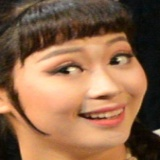
#> input picture data/face_database/刘思妤（饰杏儿）/07-20160609-戏剧场-话剧《样式雷》彩排 第2场-左起：王吉饰桃儿、刘思妤饰杏儿、王文杰饰桂枝儿、彭国斌饰雷廷昌-凌风_face_3.jpg, 160 x 160 px
$ python -i assess.py   (imports and definitions only)   (older library calls are emulated)
#> lines starting #> are read from the running program, lines starting #| are printed output that depends on the picture; after the words box and inside, x2 and y2 are one past the last pixel; in counts of white or black regions, pixels touching at a corner belong together
#> further down, picture is the input picture: shape (160, 160, 3); mean B, G, R 75.2, 103.4, 142.3
import cv2
import numpy as np


def assess_face_quality_optimized(face_image):
        """
        Enhanced face quality assessment optimized for theatrical photos
        Returns:
            float: Quality score (0.0-1.0) with stricter penalties for blur/darkness
        """
        if face_image is None or face_image.size == 0:
            return 0.3  # Lower baseline for invalid images
        try:
            # Convert to grayscale
            if len(face_image.shape) == 3:
                gray = cv2.cvtColor(face_image, cv2.COLOR_BGR2GRAY)
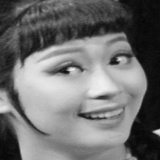
#> gray: shape (160, 160); min 5, max 240, mean 111.9
            else:
                gray = face_image

            height, width = gray.shape
#> height = 160; width = 160

            # 1. Improved Brightness Assessment (Stricter for stage photos)
            brightness = np.mean(gray)
#> brightness = 111.9
            # Stage photos often have dramatic lighting, so we're more forgiving but still penalize extremes
            if 35 <= brightness <= 225:
                brightness_score = 1.0
            elif 20 <= brightness <= 245:
                brightness_score = 0.7
            else:
                brightness_score = 0.2  # Severe penalty for very dark/bright faces

            # 2. Enhanced Sharpness Assessment (Multiple blur indicators)
            # Laplacian variance (primary blur detector)
            laplacian_var = cv2.Laplacian(gray, cv2.CV_64F).var()
#> laplacian_var = 203.4

            # FFT-based blur detection for more accurate assessment
            (h, w) = gray.shape
#> h = 160; w = 160
            (cX, cY) = (int(w / 2.0), int(h / 2.0))
#> cX = 80; cY = 80
            fft = np.fft.fft2(gray)
            fftShift = np.fft.fftshift(fft)

            # Create mask with radius for low-frequency removal
            mask = np.ones((h, w), dtype=np.uint8)
            cv2.circle(mask, (cX, cY), int(w/8), 0, -1)
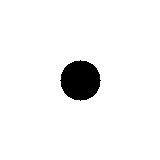
#> mask: shape (160, 160); values 0 (black) and 1 (white), 95.1% white; 1 black region, box (x1, y1, x2, y2) and area: (60, 60, 101, 101) 1257

            # Apply mask and compute magnitude spectrum
            fftShift *= mask
            fftMag = 20 * np.log(np.abs(fftShift) + 1e-8)
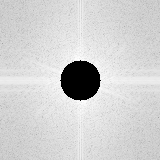
#> fftMag: shape (160, 160) float64; min -368.4, max 199.1, mean 95.9; drawn with min black and max white
            fft_score = np.mean(fftMag)
#> fft_score = 95.89

            # Combined blur assessment
            if laplacian_var > 150 and fft_score > 5.0:
                sharpness_score = 1.0  # In focus
            elif laplacian_var > 100 and fft_score > 4.0:
                sharpness_score = 0.75   # Moderately in focus
            elif laplacian_var > 50 and fft_score > 3.0:
                sharpness_score = 0.4   # Slightly out of focus
            else:
                sharpness_score = 0.2   # Severely blurred/out of focus

            # 3. Contrast Assessment (Important for theatrical photos)
            contrast = gray.std()
#> contrast = 68.31
            if contrast > 50:
                contrast_score = 1.0
            elif contrast > 40:
                contrast_score = 0.9
            elif contrast > 30:
                contrast_score = 0.7
            elif contrast > 20:
                contrast_score = 0.4
            else:
                contrast_score = 0.2  # Very flat image

            # 4. Noise detection (Stage photos may have grain)
            # Simple noise estimation using local variance
            kernel = np.ones((5,5), np.float32)/25
            smoothed = cv2.filter2D(gray, -1, kernel)
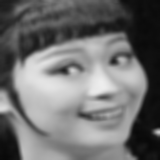
#> smoothed: shape (160, 160); min 8, max 237, mean 111.9
            noise = np.mean((gray - smoothed) ** 2)
#> noise = 30.08

            if noise < 100:
                noise_score = 1.0
            elif noise < 150:
                noise_score = 0.9
            elif noise < 200:
                noise_score = 0.75
            elif noise < 400:
                noise_score = 0.4
            else:
                noise_score = 0.3  # High noise likely means poor quality

            # 5. Weighted combination with emphasis on sharpness for theatrical context
            # In theater photography, focus is critical for character identification
            quality_score = (
                0.2 * brightness_score +
                0.4 * sharpness_score +    # Highest weight for sharpness
                0.1 * contrast_score +
                0.3 * noise_score
            )

            # Additional penalty for extremely low sharpness (common with out-of-focus background characters)
            if sharpness_score < 0.3:
                quality_score *= 0.7  # Extra penalty for very blurry faces

            return max(0.1, min(1.0, quality_score))  # Stricter bounds

        except Exception as e:
            print(f"Enhanced face quality assessment error: {e}")
            return 0.3  # Lower fallback score

# [49 lines left out: function assess_face_quality_simple, not called in this run]

>>> import cv2
>>> picture = cv2.imread('../../../data/face_database/刘思妤（饰杏儿）/07-20160609-戏剧场-话剧《样式雷》彩排 第2场-左起：王吉饰桃儿、刘思妤饰杏儿、王文杰饰桂枝儿、彭国斌饰雷廷昌-凌风_face_3.jpg')
>>> result = assess_face_quality_optimized(picture)
#> result = 1

$ run again, on data/face_database/刘思妤（饰杏儿）/13-20160609-戏剧场-话剧《样式雷》彩排 第4场-左起：刘思妤饰杏儿、王文杰饰桂枝儿、彭国斌饰雷廷昌-凌风_face_3.jpg
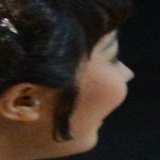
#> input picture data/face_database/刘思妤（饰杏儿）/13-20160609-戏剧场-话剧《样式雷》彩排 第4场-左起：刘思妤饰杏儿、王文杰饰桂枝儿、彭国斌饰雷廷昌-凌风_face_3.jpg, 160 x 160 px
#> picture is the input picture: shape (160, 160, 3); mean B, G, R 35.9, 43.8, 54.9
#> in assess_face_quality_optimized, `gray = cv2.cvtColor(face_image, cv2.COLOR_BGR2GRAY)`:
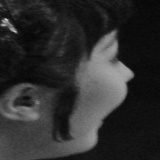
#> gray: shape (160, 160); min 4, max 211, mean 46.2
#> brightness = 46.24
#> laplacian_var = 102.8
#> mask: shape (160, 160); values 0 (black) and 1 (white), 95.1% white; 1 black region, box (x1, y1, x2, y2) and area: (60, 60, 101, 101) 1257
#> in assess_face_quality_optimized, `fftMag = 20 * np.log(np.abs(fftShift) + 1e-8)`:
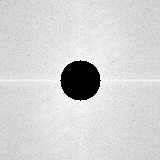
#> fftMag: shape (160, 160) float64; min -368.4, max 184.4, mean 89.8; drawn with min black and max white
#> fft_score = 89.79
#> contrast = 40.43
#> noise = 14.38
#> result = 0.89

$ run again, on data/face_database/刘思妤（饰杏儿）/17-20160609-戏剧场-话剧《样式雷》彩排 第4场-左起：刘思妤饰杏儿、王文杰饰桂枝儿、彭国斌饰雷廷昌-凌风_face_2.jpg
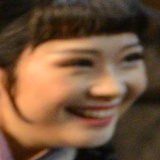
#> input picture data/face_database/刘思妤（饰杏儿）/17-20160609-戏剧场-话剧《样式雷》彩排 第4场-左起：刘思妤饰杏儿、王文杰饰桂枝儿、彭国斌饰雷廷昌-凌风_face_2.jpg, 160 x 160 px
#> picture is the input picture: shape (160, 160, 3); mean B, G, R 58.6, 83.9, 115.2
#> in assess_face_quality_optimized, `gray = cv2.cvtColor(face_image, cv2.COLOR_BGR2GRAY)`:
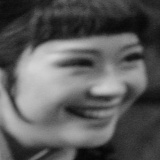
#> gray: shape (160, 160); min 4, max 212, mean 90.4
#> brightness = 90.35
#> laplacian_var = 88.91
#> mask: shape (160, 160); values 0 (black) and 1 (white), 95.1% white; 1 black region, box (x1, y1, x2, y2) and area: (60, 60, 101, 101) 1257
#> in assess_face_quality_optimized, `fftMag = 20 * np.log(np.abs(fftShift) + 1e-8)`:
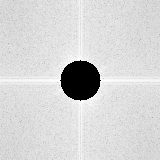
#> fftMag: shape (160, 160) float64; min -368.4, max 183.8, mean 91.9; drawn with min black and max white
#> fft_score = 91.93
#> contrast = 54
#> noise = 16.47
#> result = 0.76

$ run again, on data/face_database/刘思妤（饰杏儿）/18-20160609-戏剧场-话剧《样式雷》彩排 第4场-左起：刘思妤饰杏儿、王文杰饰桂枝儿、彭国斌饰雷廷昌-凌风_face_2.jpg
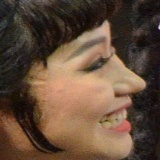
#> input picture data/face_database/刘思妤（饰杏儿）/18-20160609-戏剧场-话剧《样式雷》彩排 第4场-左起：刘思妤饰杏儿、王文杰饰桂枝儿、彭国斌饰雷廷昌-凌风_face_2.jpg, 160 x 160 px
#> picture is the input picture: shape (160, 160, 3); mean B, G, R 59.1, 76.6, 99.8
#> in assess_face_quality_optimized, `gray = cv2.cvtColor(face_image, cv2.COLOR_BGR2GRAY)`:
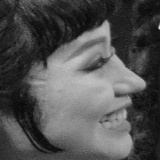
#> gray: shape (160, 160); min 6, max 214, mean 81.5
#> brightness = 81.53
#> laplacian_var = 366.7
#> mask: shape (160, 160); values 0 (black) and 1 (white), 95.1% white; 1 black region, box (x1, y1, x2, y2) and area: (60, 60, 101, 101) 1257
#> in assess_face_quality_optimized, `fftMag = 20 * np.log(np.abs(fftShift) + 1e-8)`:
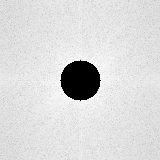
#> fftMag: shape (160, 160) float64; min -368.4, max 187.1, mean 104.6; drawn with min black and max white
#> fft_score = 104.6
#> contrast = 54.43
#> noise = 31.84
#> result = 1
